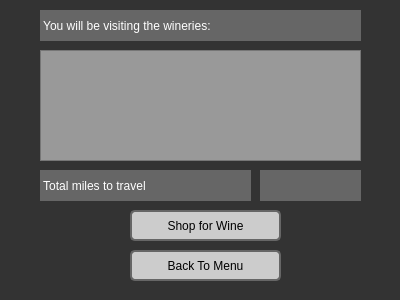
<?xml version="1.0" encoding="UTF-8"?>
<ui version="4.0">
 <class>DisplayTrip</class>
 <widget class="QDialog" name="DisplayTrip">
  <property name="geometry">
   <rect>
    <x>0</x>
    <y>0</y>
    <width>400</width>
    <height>300</height>
   </rect>
  </property>
  <property name="windowTitle">
   <string>Display Trip</string>
  </property>
  <property name="styleSheet">
   <string notr="true">QPushButton{background-color: #ccc;}

QDialog QPushButton:hover
{
background: #eee;
cursor: pointer;
  
}
QDialog
{
background: #333;
}
QDialog QPushButton {  border: 2px solid #666;border-radius: 5px;z-index:1000;}

 
          
QDialog #visiting,#label_2,QSpinBox,#label
{
 	color: #fff; 
   background: #666;
} 
#columnView
{z-index: 0;  
}  
QListWidget
{
  background:#999; 
color: #fff;
}
QColumnView
{
  background:#ccc; 
}</string>
  </property>
  <widget class="QLabel" name="visiting">
   <property name="geometry">
    <rect>
     <x>40</x>
     <y>10</y>
     <width>321</width>
     <height>31</height>
    </rect>
   </property>
   <property name="text">
    <string> You will be visiting the wineries: </string>
   </property>
  </widget>
  <widget class="QListWidget" name="listWidget">
   <property name="geometry">
    <rect>
     <x>40</x>
     <y>50</y>
     <width>321</width>
     <height>111</height>
    </rect>
   </property>
  </widget>
  <widget class="QLabel" name="label_2">
   <property name="geometry">
    <rect>
     <x>40</x>
     <y>170</y>
     <width>211</width>
     <height>31</height>
    </rect>
   </property>
   <property name="text">
    <string> Total miles to travel</string>
   </property>
  </widget>
  <widget class="QPushButton" name="pushButton">
   <property name="geometry">
    <rect>
     <x>130</x>
     <y>250</y>
     <width>151</width>
     <height>31</height>
    </rect>
   </property>
   <property name="text">
    <string>Back To Menu</string>
   </property>
  </widget>
  <widget class="QLabel" name="label">
   <property name="geometry">
    <rect>
     <x>260</x>
     <y>170</y>
     <width>101</width>
     <height>31</height>
    </rect>
   </property>
   <property name="text">
    <string/>
   </property>
  </widget>
  <widget class="QPushButton" name="shopForWine">
   <property name="geometry">
    <rect>
     <x>130</x>
     <y>210</y>
     <width>151</width>
     <height>31</height>
    </rect>
   </property>
   <property name="text">
    <string>Shop for Wine</string>
   </property>
  </widget>
 </widget>
 <resources/>
 <connections/>
</ui>
